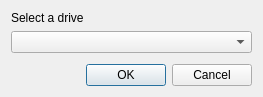
<?xml version="1.0" encoding="UTF-8"?>
<ui version="4.0">
 <class>LogicalDriveDialog</class>
 <widget class="QDialog" name="LogicalDriveDialog">
  <property name="geometry">
   <rect>
    <x>0</x>
    <y>0</y>
    <width>263</width>
    <height>96</height>
   </rect>
  </property>
  <property name="sizePolicy">
   <sizepolicy hsizetype="Preferred" vsizetype="Preferred">
    <horstretch>0</horstretch>
    <verstretch>0</verstretch>
   </sizepolicy>
  </property>
  <property name="windowTitle">
   <string>Select a drive</string>
  </property>
  <layout class="QVBoxLayout" name="verticalLayout">
   <item>
    <widget class="QLabel" name="label">
     <property name="sizePolicy">
      <sizepolicy hsizetype="Preferred" vsizetype="Maximum">
       <horstretch>0</horstretch>
       <verstretch>0</verstretch>
      </sizepolicy>
     </property>
     <property name="text">
      <string>Select a drive</string>
     </property>
    </widget>
   </item>
   <item>
    <widget class="QComboBox" name="driveComboBox"/>
   </item>
   <item>
    <spacer name="verticalSpacer">
     <property name="orientation">
      <enum>Qt::Vertical</enum>
     </property>
     <property name="sizeType">
      <enum>QSizePolicy::Minimum</enum>
     </property>
     <property name="sizeHint" stdset="0">
      <size>
       <width>20</width>
       <height>5</height>
      </size>
     </property>
    </spacer>
   </item>
   <item>
    <widget class="QDialogButtonBox" name="buttonBox">
     <property name="standardButtons">
      <set>QDialogButtonBox::Cancel|QDialogButtonBox::Ok</set>
     </property>
    </widget>
   </item>
  </layout>
 </widget>
 <resources/>
 <connections>
  <connection>
   <sender>buttonBox</sender>
   <signal>rejected()</signal>
   <receiver>LogicalDriveDialog</receiver>
   <slot>reject()</slot>
   <hints>
    <hint type="sourcelabel">
     <x>126</x>
     <y>73</y>
    </hint>
    <hint type="destinationlabel">
     <x>51</x>
     <y>103</y>
    </hint>
   </hints>
  </connection>
  <connection>
   <sender>buttonBox</sender>
   <signal>accepted()</signal>
   <receiver>LogicalDriveDialog</receiver>
   <slot>okClicked()</slot>
   <hints>
    <hint type="sourcelabel">
     <x>210</x>
     <y>69</y>
    </hint>
    <hint type="destinationlabel">
     <x>77</x>
     <y>98</y>
    </hint>
   </hints>
  </connection>
 </connections>
 <slots>
  <slot>okClicked()</slot>
 </slots>
</ui>
